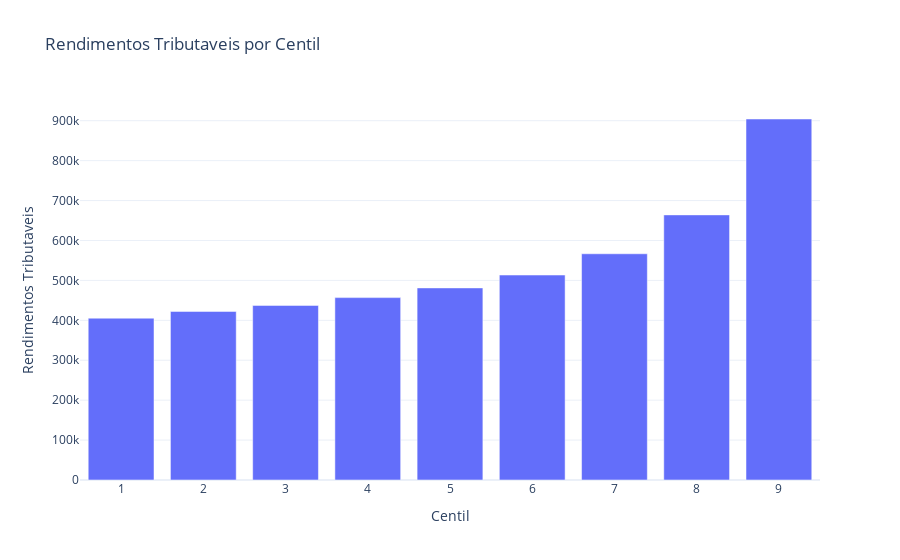

The notebook cell this image was saved under:
### Markdown cell above
Até o 80º centil, o limite superior cresce de forma quase linear.

No 80º centil, a renda superior é de 82 mil.

Do 80 ao 90 esse crescimento se acelera, ou seja, mais concentração de renda.

O limite superior do 90º centil é de 129 mil.

Mas do 90 em diante, ou seja, os 10% contribuintes mais ricos, o crescimento vira exponencial.

A concentração de renda se acentua.

O limite superior do 99º centil é de 392 mil de renda tributável bruta por ano.

Mas a Receita divide o último centil, os 1% mais ricos, em 10 parcelas - 10 decis.

Ou seja o 1% mais rico é dividido, do 0,99% mais rico ao 0,1% mais rico.

A distribuição é a seguinte:

### Code cell
plot_limite_superior_rendimentos(df_last_centil)

### Figure 1 — Plotly figure (JSON) as saved in the notebook; plotly's stock layout.template omitted (floating-point values rounded to 4 significant figures)
{"data": [{"hovertemplate": "Centil=%{x}<br>Rendimentos Tributaveis - Limite Superior da RTB do Centil [R$ milhões]=%{y}<extra></extra>", "legendgroup": "", "marker": {"color": "#636efa", "pattern": {"shape": ""}}, "name": "", "orientation": "v", "showlegend": false, "textposition": "auto", "type": "bar", "x": [1, 2, 3, 4, 5, 6, 7, 8, 9], "xaxis": "x", "y": [405400.0, 422300.0, 437400.0, 456800.0, 481200.0, 513400.0, 566700.0, 664100.0, 904300.0], "yaxis": "y"}], "layout": {"barmode": "relative", "legend": {"tracegroupgap": 0}, "title": {"text": "Rendimentos Tributaveis por Centil"}, "xaxis": {"anchor": "y", "domain": [0, 1], "title": {"text": "Centil"}}, "yaxis": {"anchor": "x", "domain": [0, 1], "title": {"text": "Rendimentos Tributaveis"}}}}
